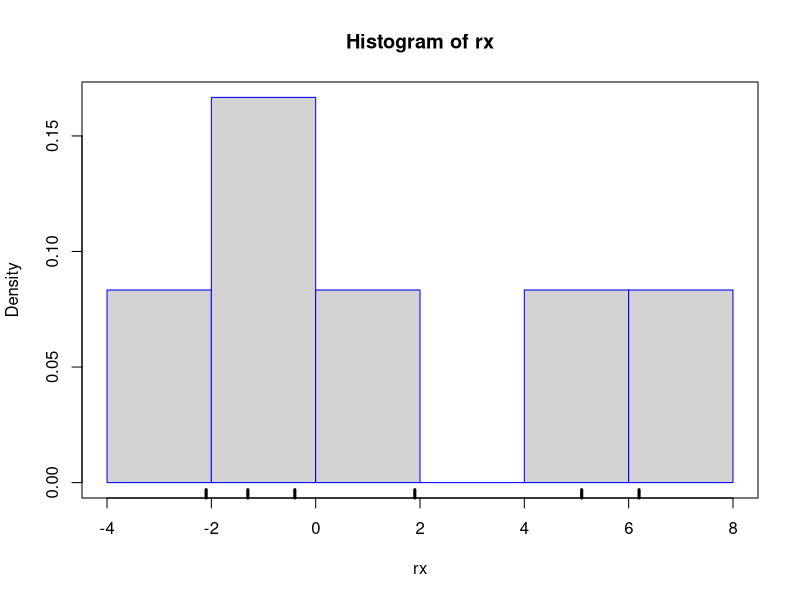

Here is the R script that generated this plot: (Note: this script raises an error after producing the figure.)
#!/usr/bin/env Rscript
# this script does what?
library(Cairo)
set.seed(2)

x <- seq(-8, 8, .2)
rx <- c(-2.1, -1.3, -.4, 1.9, 5.1, 6.2)

h <- hist(rx, breaks=4, plot=F)
d <- density(rx)

CairoPNG("kd3.png", 800, 800)
plot(h, border="blue", freq=F)
box()
rug(rx, lwd=3, ticksize=0.02)
# lines(density(rx,bw=0.3))
lines(density(d))
# lines(density(rx,bw=

# Cairo image template
# put plot command here
dev.off()
